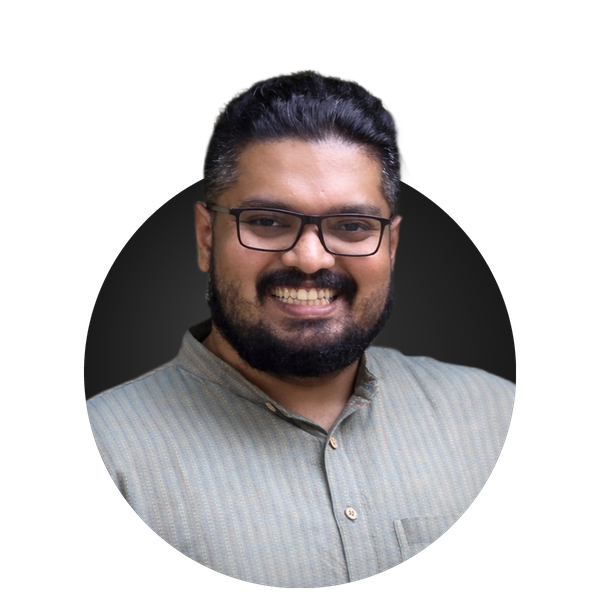
#> input picture profile.png, 600 x 600 px, found by its file name
$ python card.py ../../profile.png ../../profile.png
#> lines starting #> are read from the running program, lines starting #| are printed output that depends on the picture
import sys
from PIL import Image, ImageDraw, ImageFont, ImageFilter
root, out = sys.argv[1], sys.argv[2]  # python3 scripts/og/card.py . public/og-card.jpg
F = root + "/src/assets/fonts/"
W, H = 1200, 630
BG, TEXT, MUTED, RED = (18, 18, 18), (224, 224, 224), (150, 150, 150), (179, 0, 0)
card = Image.new("RGB", (W, H), BG)
#> card: PIL image 1200x630 RGB; every value is 18

# soft red glow behind the photo
glow = Image.new("RGB", (W, H), BG)
gd = ImageDraw.Draw(glow)
gd.ellipse((790, 90, 1170, 470), fill=(70, 8, 8))
card = Image.blend(card, glow.filter(ImageFilter.GaussianBlur(90)), 1.0)
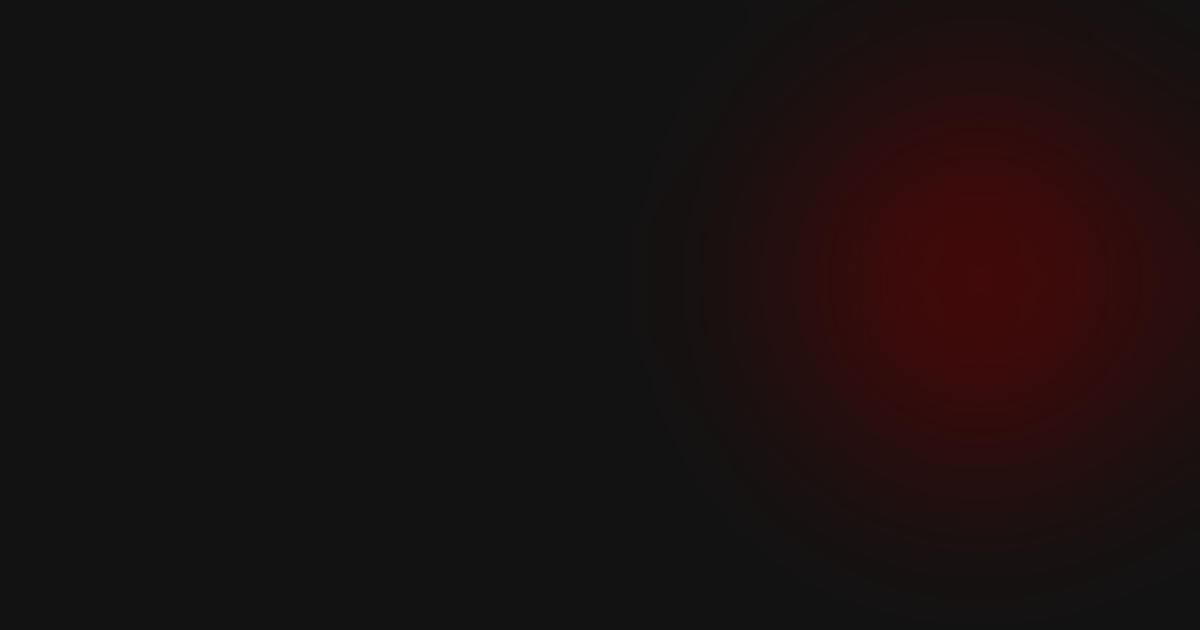
#> card: PIL image 1200x630 RGB; mean R, G, B 25.5, 16.6, 16.6

photo = Image.open(root + "/public/profile.png").convert("RGBA")
#> photo is the input picture: PIL image 600x600 RGBA; mean R, G, B, A 53.7, 50.5, 51, 114
photo = photo.crop(photo.getbbox())
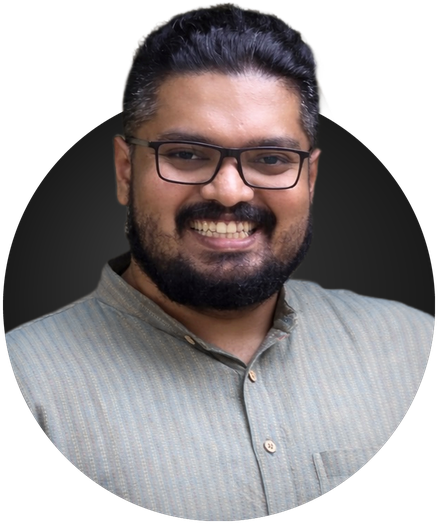
#> photo: PIL image 438x524 RGBA; mean R, G, B, A 84.2, 79.2, 80, 178.8; transparent parts drawn white
ph = 470
photo = photo.resize((round(photo.width * ph / photo.height), ph), Image.LANCZOS)
#> photo: PIL image 393x470 RGBA
card.paste(photo, (W - photo.width - 70, (H - ph) // 2 + 10), photo)
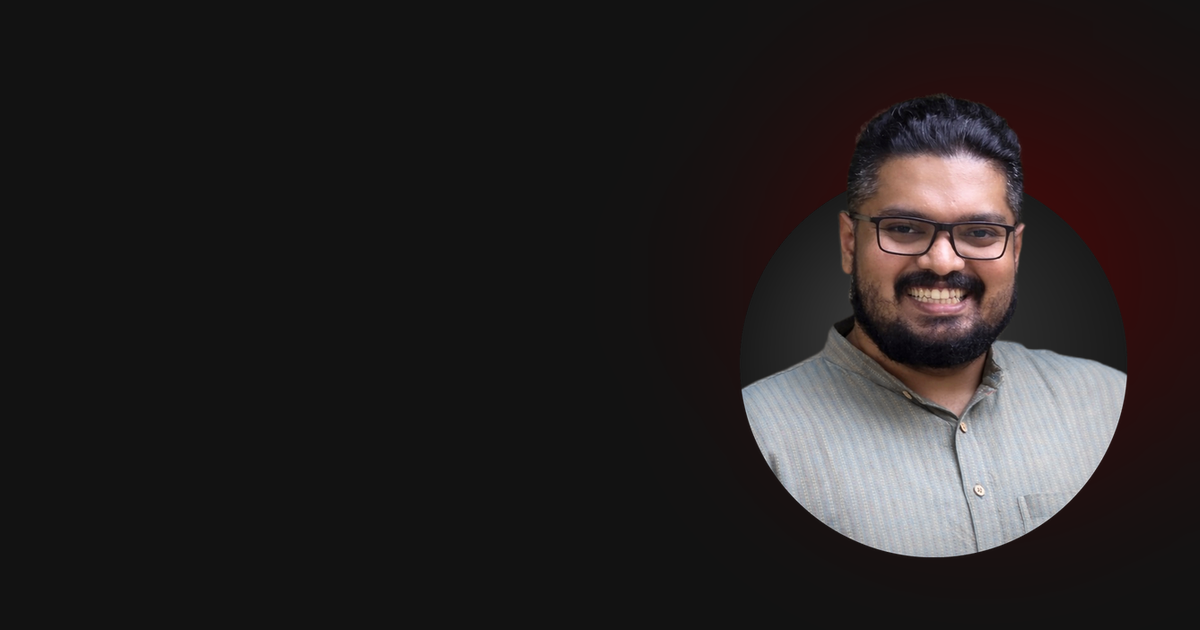
#> card: PIL image 1200x630 RGB; mean R, G, B 38, 33.6, 33.8

d = ImageDraw.Draw(card)
bold = lambda s: ImageFont.truetype(F + "GoogleSans-Bold.ttf", s)
reg = lambda s: ImageFont.truetype(F + "GoogleSans-Regular.ttf", s)
med = lambda s: ImageFont.truetype(F + "GoogleSans-Medium.ttf", s)
x = 80
d.rectangle((x, 150, x + 64, 156), fill=RED)
d.text((x, 180), "Aju Ani Justus", font=bold(76), fill=TEXT)
d.text((x, 285), "Doctoral Researcher", font=med(36), fill=TEXT)
d.text((x, 332), "University of Birmingham", font=reg(34), fill=MUTED)
d.text((x, 420), "multi-agent reinforcement learning", font=reg(27), fill=MUTED)
d.text((x, 456), "agent communication · human-agent teaming", font=reg(27), fill=MUTED)
d.text((x, 540), "ajuanijustus.com", font=med(28), fill=RED)
card.save(out, quality=88, optimize=True, progressive=True)
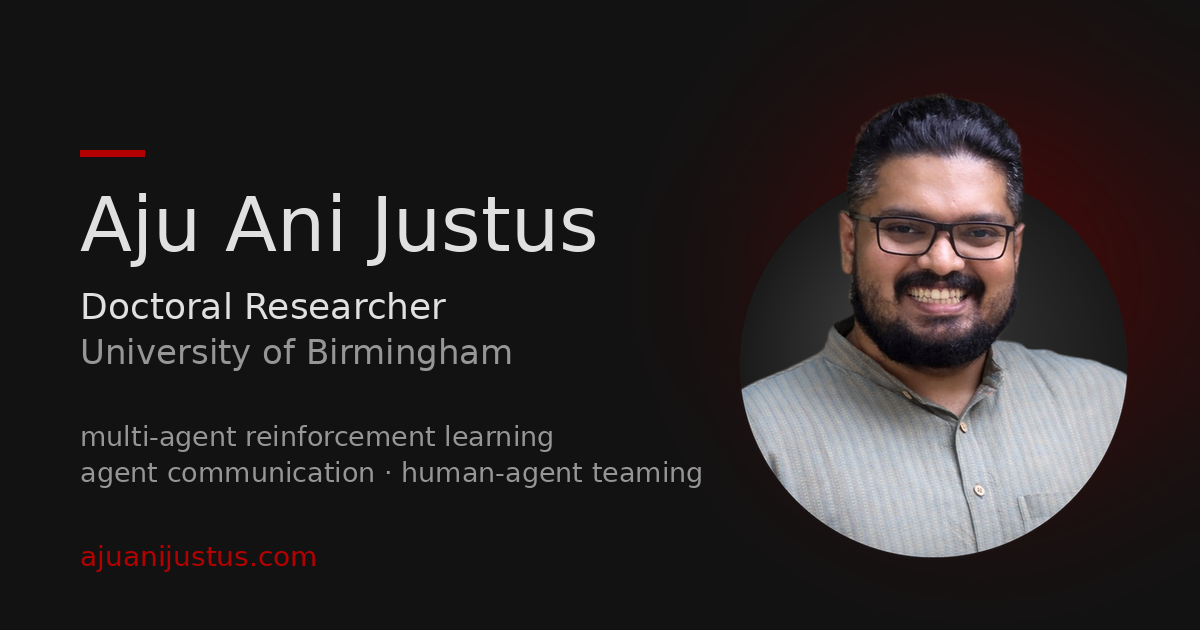
#> saved as profile.png: PIL image 1200x630 RGB; mean R, G, B 42.7, 37.9, 38.1
